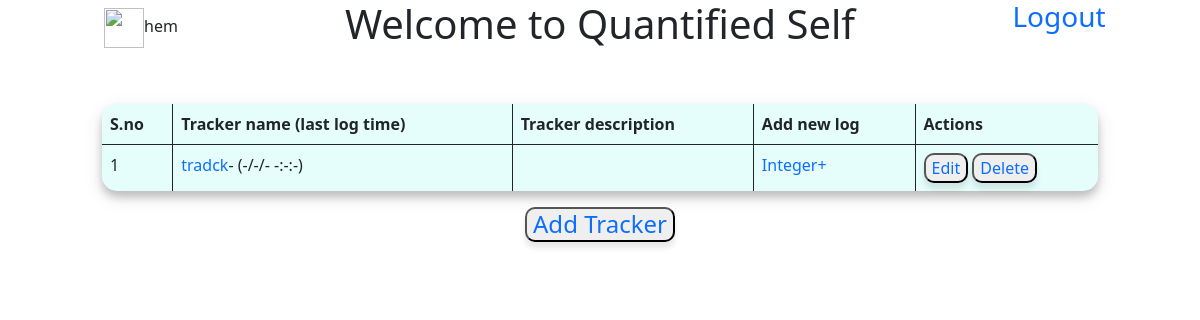
Screenshot of /main (signed in) with the database file from the repository.
### database.py (models this page shows)
class User(db.Model,UserMixin):
    id=db.Column(db.Integer,primary_key=True,autoincrement=True)
    username=db.Column(db.String,nullable=False,unique=True)
    password=db.Column(db.String,nullable=False)
    trackers=db.relationship("tracker",cascade='all',backref="parent")
    email = db.Column(db.String, unique=True)
    active = db.Column(db.Boolean())
    fs_uniquifier = db.Column(db.String(255), unique=True, nullable=False)
    roles = db.relationship('Role', secondary=roles_users,backref=db.backref('users', lazy='dynamic'))

class tracker(db.Model):
    user_id=db.Column(db.Integer,db.ForeignKey('user.id'),nullable=False)
    tracker_id=db.Column(db.Integer,primary_key=True,autoincrement=True)
    name=db.Column(db.String(30),nullable=False)
    desc=db.Column(db.String)
    type=db.Column(db.String,nullable=False)
    settings=db.Column(db.String)
    lastupdate=db.Column(db.DateTime)
    logs=db.relationship("log",cascade='all', backref="parent")

### application/controllers.py (the view)
@app.route('/main')
@login_required
def main():
    return render_template('main.html',user=current_user,datetime=datetime)

### templates/main.html (shortened to what this page needs)
<!DOCTYPE html>
<html lang="en" dir="ltr">
  <head>
    <link href="https://cdn.jsdelivr.net/npm/bootstrap@5.0.2/dist/css/bootstrap.min.css" rel="stylesheet">
    <link rel="stylesheet" href="/static/main.css">
  </head>
  <body>
    <div class="row">
      <div class="col-sm-3 d-flex justify-content-center">
        <span class="align-self-center"><img src='/static/userimg.png' width="40px" height="40px" />{{user.username}}</span>
      </div>
      <div class="col-sm-6 d-flex justify-content-center">
        <h1>Welcome to Quantified Self</h1>
      </div>
      <div class="col-sm-3 d-flex justify-content-center">
        <a class="h3" href="/logout" align="right">Logout</a>
      </div>
    </div>
    <br>
    <br>
    <div class="row main ">
      <div class="col-10 offset-1">
        <table class='table table-bordered tracker_table'>
          <thead>
            <tr>
              <th>S.no</th>
              <th>Tracker name (last log time)</th>
              <th>Tracker description</th>
              <th>Add new log</th>
              <th>Actions</th>
            </tr>
          </thead>
          <tbody>
            {% for t in user.trackers %}
            <tr>
              <td>{{loop.index}}</td>
              <td><a href="/tracker/{{t.tracker_id}}">{{t.name}}</a>- {% if t.lastupdate %}({{datetime.strftime(t.lastupdate,'%d/%m/%y - %H:%M:%S')}}){% else %} (-/-/- -:-:-) {% endif %}</td>
              <td>{{t.desc}}</td>
              <td><a href="/{{t.tracker_id}}/log/add">{{t.type}}+</a></td>
              <td>
                <button type="button" value="edit"><a href="/tracker/{{t.tracker_id}}/update">Edit</a></button>
                <button type="button" value="delete"><a href="/tracker/{{t.tracker_id}}/delete">Delete</a></button>
              </td>
            </tr>
            {% endfor %}
          </tbody>
        </table>
        <div class="text-center">
          <button class="button" type="button" name="button"><a class="h4" href="/tracker/add">Add Tracker</a> </button>
        </div>
      </div>
    </div>
  </body>
</html>

### static/main.css (style rules this page uses)
.table { box-shadow: 0 6px 8px 0 rgba(0, 0, 0, 0.2), 0 6px 20px 0 rgba(0, 0, 0, 0.1); background-color: #8bf7ed38; border-radius: 15px; border: hidden; }
button { box-shadow: 0 6px 8px 0 rgba(0, 0, 0, 0.05), 0 6px 5px 0 rgba(0, 0, 0, 0.05); border-radius: 10px; }
a { text-decoration: none; }

### rows the page displays
User: username "hem"
tracker: name "tradck", type "Integer"
